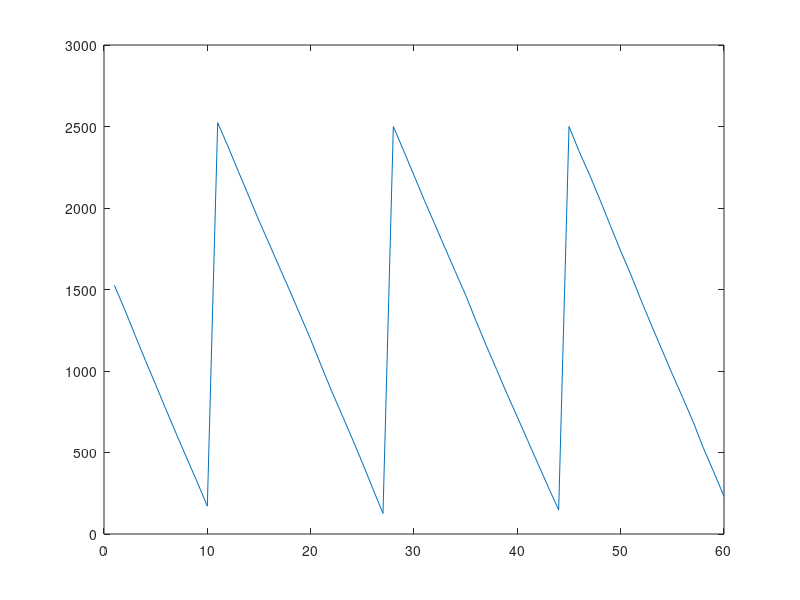

The MATLAB source for this figure: (Note: this script raises an error after producing the figure.)
clear;
clc;

%% Initial data
% Reorder time -> 10 days
tau = 10; 

% The demand is normal distributed
mu = 150; %units/day
sigma = 5; %units/day

%service level of 95%
zeta = 1.65;


%% Computation
% Safety stock
Ss = zeta * sigma * sqrt(tau);

% Reorder point
So = mu * tau + Ss;


%%
period = 60;
Q = 2500;
costo_unit = 295;
domanda = normrnd(mu,sigma, [1,period]);

inventory = zeros(1,period);

inventory(1) = So;

tempo_consegna = 0;
already_ordered = false;

total_cost = 0;


for i=1:period
    
    if i == tempo_consegna      
        inventory(i) = inventory(i)+Q;
        already_ordered = false;
        total_cost = total_cost + Q*costo_unit;
    end
    
    if inventory(i) - domanda(i) > 0
        inventory(i+1) = inventory(i) - domanda(i);
    end
    
    if inventory(i) <= So && ~already_ordered
        tempo_consegna = i+tau;
        already_ordered = true;
    end    
    
end

plot(1:period, inventory(1:period))
h = yline(So, 'r');
a = yline(Ss, 'b');


